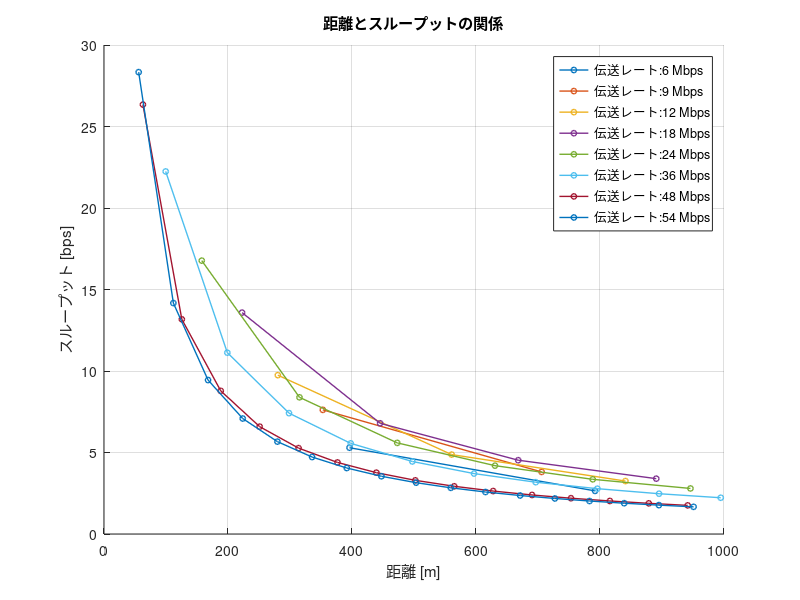

The MATLAB script that drew this image:
%最大伝送距離で配置された端末で1000[m]までのスループット
Rmin = [-82, -81, -79, -77, -74, -70, -66, -65]; % 最小受信感度 [dBm]
TR = [6, 9, 12, 18, 24, 36, 48, 54]; % 伝送レート [Mbps]
databit = [24, 36, 48, 72, 96, 144, 192, 216]; % OFDMシンボルごとのデータビット[bit]

Tp = 10; % 送信電力 [dBm]
f = 2.4 * 10^9; % 周波数 [Hz]
c = 3 * 10^8; % 光速 [m/s]

PLCP_pre = 16; % PLCPプリアンブル[μs]
PLCPhead_sig = 1; % PLCPヘッダ（シグナル）[μs]
PLCPhead_ser = 16; % PLCPヘッダ（サービス）[μs]
ACK = 80; % 802.11ACKフレーム[bit]
MAC = 192; % 802.11MACヘッダ[bit]
LLC = 64; % LLCヘッダ[bit]
packet = 12000; % IPパケット[bit]
FCS = 32; % FCS[bit]
tail = 6; % テイルビット[bit]
SIFS = 16; % [μs]
DIFS = 34; % [μs]
backoff = 101.5; % 平均バックオフ制御時間 [μs]

% フィギュアの設定
figure;
hold on;

max_distance = 1000; % 最大距離 [m]

for i = 1:length(Rmin)
    Rmin_current = Rmin(i);
    TR_current = TR(i);
    databit_current = databit(i);
    
    % 最大伝送距離の計算
    Lfs = Tp - Rmin_current; % 距離減衰 [dB]
    d1 = ((10^(Lfs / 20)) * c) / (4 * pi * f); % 最大伝送距離 [m]
    
    % フレームの計算
    ACK_t = PLCP_pre + (PLCPhead_sig + ceil((PLCPhead_ser + ACK + FCS + tail) / databit_current)) * 4;
    data_t = PLCP_pre + (PLCPhead_sig + ceil((PLCPhead_ser + MAC + LLC + packet + FCS + tail) / databit_current)) * 4;
    
    % 距離の計算
    distances = 0:d1:max_distance; % 距離配列の作成 (d1単位で)
    throughput2 = zeros(size(distances)); % スループット配列の初期化

    for j = 1:length(distances)
        D = distances(j);
        total_tt = (ACK_t + data_t + SIFS + backoff + DIFS) * (D / d1);
        throughput2(j) = packet / total_tt; % スループット計算
    end
    
    % プロット
    plot(distances, throughput2, '-o', 'LineWidth', 1, 'MarkerSize', 4, 'DisplayName', sprintf('伝送レート:%d Mbps',  TR_current));
end

% グラフのラベルとタイトル設定
xlabel('距離 [m]');
ylabel('スループット [bps]');
title('距離とスループットの関係');
legend('show');
grid on;
hold off;

